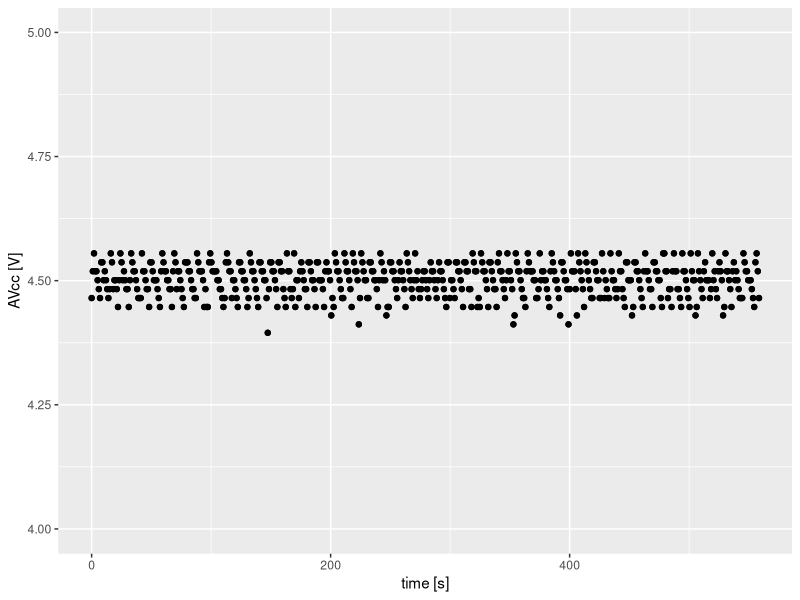
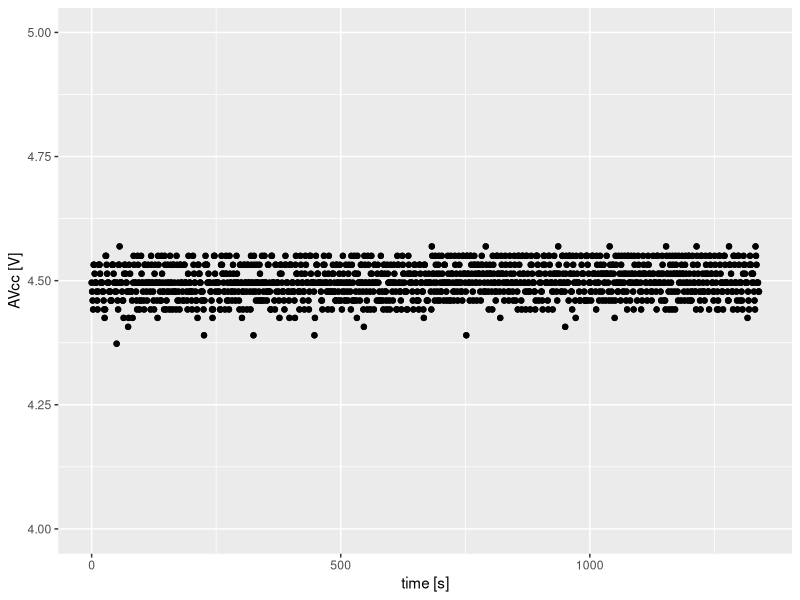
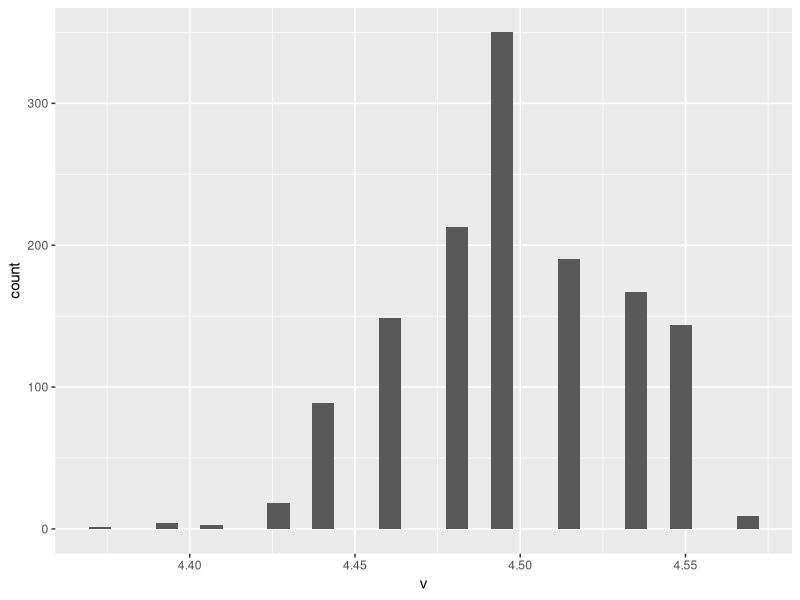

The R script that drew these images, in order:
## ---- chunk 1
dat <- read.table("vcc.txt", sep=":")
vcc <- data.frame(t=dat$V1/1000, v=dat$V2/1000)
library(ggplot2)
  qplot(vcc$t, vcc$v) +
  geom_point() +
  ylim(4, 5) +
  xlab("time [s]") +
  ylab("AVcc [V]")

## ---- chunk 2
dat <- read.csv("vcc1124.txt", header=F)
vcc <- data.frame(t=dat$V1/1000, v=dat$V2/1000)
library(ggplot2)
qplot(vcc$t, vcc$v) +
  geom_point() +
  ylim(4, 5) +
  xlab("time [s]") +
  ylab("AVcc [V]")

## ---- chunk 3
ggplot(vcc, aes(x = v)) +
  geom_histogram()
